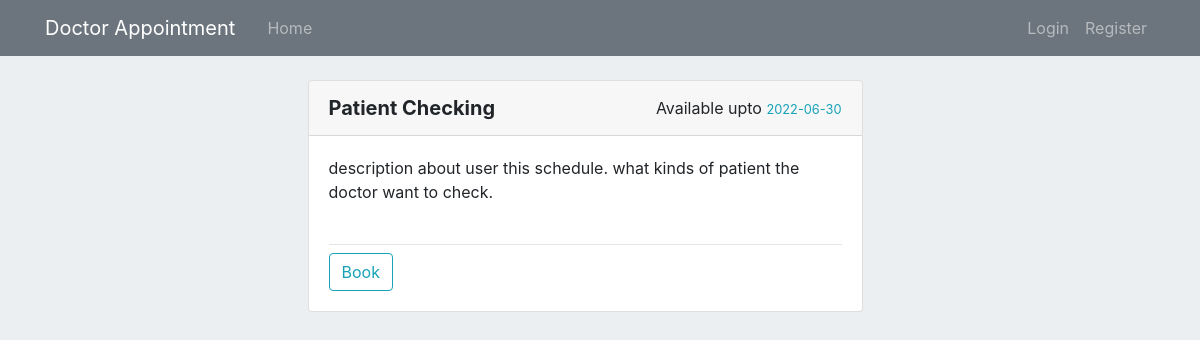
/list/2, run on the app's committed database.
### appointment/Models/ScheduleModel.py (models this page shows, shortened)
class Schedule(db.Model):
    __tablename__='Schedule'
    id = db.Column(db.Integer, primary_key=True)
    name = db.Column(db.String(100), nullable=False)
    doctor_id = db.Column(db.Integer, db.ForeignKey('user.id'))
    start_date = db.Column(db.Date(), default = datetime.now().date())
    end_date = db.Column(db.Date(), default = datetime.now().date())
    description = db.Column(db.Text())
    appointment = db.relationship('Appointment', backref='Schedule', lazy=True)

### appointment/routes.py (the view)
@app.route("/list/<int:id>", methods=('GET', 'POST'))
def viewSchedule(id):
    return view_doctor_schedule(id)

### appointment/view.py (called while the page is built)
def view_doctor_schedule(id):
    doctor = User.query.filter_by(id=id).first()
    if not doctor.schedule:
        flash("This doctor doesn't have any schedule!", 'info')
        return redirect(url_for('home'))
    return render_template("view_schedules.html", schedules=doctor.schedule, todaydate=datetime.now().date())

### appointment/templates/view_schedules.html (shortened to what this page needs)
{% extends "layout/layout.html" %}
{% block content %}
{% include 'layout/home_header.html' %}
<div class="row col-12 mt-8">
    {% for schedule in schedules %}
    <div class="col-md-6 offset-md-3 mb-3">
        <div class="card">
            <div class="card-header d-flex justify-content-between align-items-center">
                <h5 class="modal-title text-capitalize font-weight-bold">{{ schedule.name }}</h5>
                <div class="">
                    {% if todaydate > schedule.end_date %}
                        <span>Schedule date is Over!</span>
                        <small class="text-danger">
                            {{ schedule.end_date }}
                        </small>
                    {% else %}
                        <span>Available upto</span>
                        <small class="text-info">
                            {{ schedule.end_date }}
                        </small>
                    {% endif %}
                </div>
            </div>
            <div class="card-body">
                <div class="modal-body p-0">
                    <span class="d-flex justify-content-center">{{ schedule.description }}</span>
                    <br>
                    <hr class="mb-2">
                    <div class="col-12 p-0 d-flex justify-content-between">
                        {% if current_user.id == schedule.doctor_id %}
                            <a class="btn btn-outline-info disable-a" href="{{url_for('patientAppointment', id=schedule.id)}}">Book </a>
                        {% else %}
                            <a class="btn btn-outline-info" href="{{url_for('patientAppointment', id=schedule.id)}}">Book </a>
                        {% endif %}
                    </div>
                </div>
            </div>
        </div>
    </div>
    {% endfor %}
</div>
{% endblock %}

### appointment/static/style.css (style rules this page uses)
.mt-8 { margin-top: 80px; }
.p-0 { padding: 0 !important; }
.body-bg { background-color: #eceff1; }

### data on the page
Schedule: name "Patient Checking", end_date "2022-06-30", description "description about user this schedule. what kinds of patient the doctor want to check."
